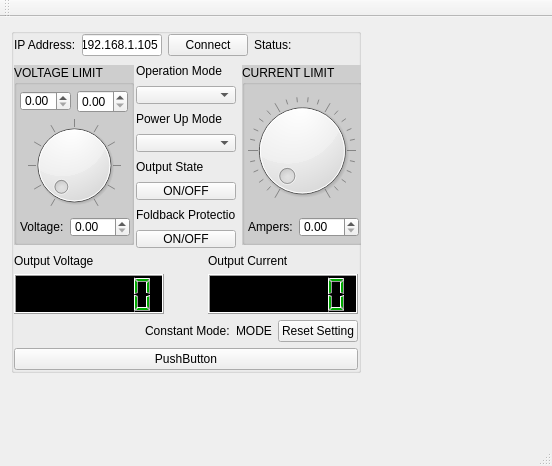
<?xml version="1.0" encoding="UTF-8"?>
<ui version="4.0">
 <class>MainWindow</class>
 <widget class="QMainWindow" name="MainWindow">
  <property name="geometry">
   <rect>
    <x>0</x>
    <y>0</y>
    <width>552</width>
    <height>466</height>
   </rect>
  </property>
  <property name="windowTitle">
   <string>MainWindow</string>
  </property>
  <widget class="QWidget" name="centralWidget">
   <layout class="QHBoxLayout" name="horizontalLayout_9">
    <item>
     <layout class="QVBoxLayout" name="verticalLayout_12">
      <item>
       <widget class="QGroupBox" name="groupBox">
        <property name="sizePolicy">
         <sizepolicy hsizetype="Fixed" vsizetype="Preferred">
          <horstretch>0</horstretch>
          <verstretch>0</verstretch>
         </sizepolicy>
        </property>
        <property name="minimumSize">
         <size>
          <width>350</width>
          <height>0</height>
         </size>
        </property>
        <property name="maximumSize">
         <size>
          <width>350</width>
          <height>16777215</height>
         </size>
        </property>
        <property name="title">
         <string/>
        </property>
        <layout class="QVBoxLayout" name="verticalLayout_11">
         <property name="leftMargin">
          <number>0</number>
         </property>
         <property name="topMargin">
          <number>0</number>
         </property>
         <property name="rightMargin">
          <number>0</number>
         </property>
         <property name="bottomMargin">
          <number>0</number>
         </property>
         <item>
          <layout class="QHBoxLayout" name="horizontalLayout_8">
           <property name="topMargin">
            <number>0</number>
           </property>
           <item>
            <widget class="QLabel" name="label_10">
             <property name="text">
              <string>IP Address:</string>
             </property>
            </widget>
           </item>
           <item>
            <widget class="QLineEdit" name="ip_edit">
             <property name="maximumSize">
              <size>
               <width>80</width>
               <height>16777215</height>
              </size>
             </property>
             <property name="text">
              <string>192.168.1.105</string>
             </property>
            </widget>
           </item>
           <item>
            <widget class="QPushButton" name="connect_btn">
             <property name="text">
              <string>Connect</string>
             </property>
            </widget>
           </item>
           <item>
            <widget class="QLabel" name="label_11">
             <property name="text">
              <string>Status:</string>
             </property>
            </widget>
           </item>
           <item>
            <widget class="QPushButton" name="status">
             <property name="enabled">
              <bool>false</bool>
             </property>
             <property name="maximumSize">
              <size>
               <width>15</width>
               <height>15</height>
              </size>
             </property>
             <property name="text">
              <string/>
             </property>
             <property name="flat">
              <bool>true</bool>
             </property>
            </widget>
           </item>
           <item>
            <spacer name="horizontalSpacer_7">
             <property name="orientation">
              <enum>Qt::Horizontal</enum>
             </property>
             <property name="sizeHint" stdset="0">
              <size>
               <width>40</width>
               <height>20</height>
              </size>
             </property>
            </spacer>
           </item>
          </layout>
         </item>
         <item>
          <layout class="QHBoxLayout" name="horizontalLayout_7">
           <item>
            <layout class="QVBoxLayout" name="verticalLayout_6">
             <item>
              <layout class="QHBoxLayout" name="horizontalLayout_2">
               <item>
                <widget class="QGroupBox" name="volt_box">
                 <property name="minimumSize">
                  <size>
                   <width>120</width>
                   <height>180</height>
                  </size>
                 </property>
                 <property name="maximumSize">
                  <size>
                   <width>120</width>
                   <height>180</height>
                  </size>
                 </property>
                 <property name="palette">
                  <palette>
                   <active>
                    <colorrole role="Base">
                     <brush brushstyle="SolidPattern">
                      <color alpha="255">
                       <red>255</red>
                       <green>255</green>
                       <blue>255</blue>
                      </color>
                     </brush>
                    </colorrole>
                    <colorrole role="Window">
                     <brush brushstyle="SolidPattern">
                      <color alpha="255">
                       <red>206</red>
                       <green>206</green>
                       <blue>206</blue>
                      </color>
                     </brush>
                    </colorrole>
                   </active>
                   <inactive>
                    <colorrole role="Base">
                     <brush brushstyle="SolidPattern">
                      <color alpha="255">
                       <red>255</red>
                       <green>255</green>
                       <blue>255</blue>
                      </color>
                     </brush>
                    </colorrole>
                    <colorrole role="Window">
                     <brush brushstyle="SolidPattern">
                      <color alpha="255">
                       <red>206</red>
                       <green>206</green>
                       <blue>206</blue>
                      </color>
                     </brush>
                    </colorrole>
                   </inactive>
                   <disabled>
                    <colorrole role="Base">
                     <brush brushstyle="SolidPattern">
                      <color alpha="255">
                       <red>206</red>
                       <green>206</green>
                       <blue>206</blue>
                      </color>
                     </brush>
                    </colorrole>
                    <colorrole role="Window">
                     <brush brushstyle="SolidPattern">
                      <color alpha="255">
                       <red>206</red>
                       <green>206</green>
                       <blue>206</blue>
                      </color>
                     </brush>
                    </colorrole>
                   </disabled>
                  </palette>
                 </property>
                 <property name="autoFillBackground">
                  <bool>true</bool>
                 </property>
                 <property name="title">
                  <string>VOLTAGE LIMIT</string>
                 </property>
                 <layout class="QVBoxLayout" name="verticalLayout">
                  <property name="leftMargin">
                   <number>3</number>
                  </property>
                  <property name="topMargin">
                   <number>5</number>
                  </property>
                  <property name="rightMargin">
                   <number>3</number>
                  </property>
                  <property name="bottomMargin">
                   <number>5</number>
                  </property>
                  <item>
                   <layout class="QHBoxLayout" name="horizontalLayout">
                    <item>
                     <widget class="QDoubleSpinBox" name="underVolt">
                      <property name="maximumSize">
                       <size>
                        <width>16777215</width>
                        <height>20</height>
                       </size>
                      </property>
                     </widget>
                    </item>
                    <item>
                     <widget class="QDoubleSpinBox" name="overVolt"/>
                    </item>
                   </layout>
                  </item>
                  <item>
                   <widget class="timerDial" name="volt_dial">
                    <property name="minimumSize">
                     <size>
                      <width>0</width>
                      <height>0</height>
                     </size>
                    </property>
                    <property name="maximumSize">
                     <size>
                      <width>9999</width>
                      <height>9999</height>
                     </size>
                    </property>
                    <property name="wrapping">
                     <bool>false</bool>
                    </property>
                    <property name="notchTarget">
                     <double>10.000000000000000</double>
                    </property>
                    <property name="notchesVisible">
                     <bool>true</bool>
                    </property>
                   </widget>
                  </item>
                  <item>
                   <layout class="QHBoxLayout" name="horizontalLayout_3">
                    <item>
                     <widget class="QLabel" name="label_8">
                      <property name="text">
                       <string>Voltage:</string>
                      </property>
                     </widget>
                    </item>
                    <item>
                     <widget class="QDoubleSpinBox" name="volt_output">
                      <property name="minimumSize">
                       <size>
                        <width>60</width>
                        <height>0</height>
                       </size>
                      </property>
                      <property name="maximumSize">
                       <size>
                        <width>16777215</width>
                        <height>20</height>
                       </size>
                      </property>
                     </widget>
                    </item>
                   </layout>
                  </item>
                 </layout>
                </widget>
               </item>
               <item>
                <layout class="QVBoxLayout" name="verticalLayout_10">
                 <item>
                  <layout class="QVBoxLayout" name="verticalLayout_7">
                   <item>
                    <widget class="QLabel" name="label_5">
                     <property name="sizePolicy">
                      <sizepolicy hsizetype="Fixed" vsizetype="Preferred">
                       <horstretch>0</horstretch>
                       <verstretch>0</verstretch>
                      </sizepolicy>
                     </property>
                     <property name="minimumSize">
                      <size>
                       <width>100</width>
                       <height>18</height>
                      </size>
                     </property>
                     <property name="maximumSize">
                      <size>
                       <width>100</width>
                       <height>18</height>
                      </size>
                     </property>
                     <property name="text">
                      <string>Operation Mode</string>
                     </property>
                    </widget>
                   </item>
                   <item>
                    <widget class="QComboBox" name="oper_mode_combo">
                     <property name="sizePolicy">
                      <sizepolicy hsizetype="Fixed" vsizetype="Fixed">
                       <horstretch>0</horstretch>
                       <verstretch>0</verstretch>
                      </sizepolicy>
                     </property>
                     <property name="minimumSize">
                      <size>
                       <width>100</width>
                       <height>18</height>
                      </size>
                     </property>
                     <property name="maximumSize">
                      <size>
                       <width>100</width>
                       <height>18</height>
                      </size>
                     </property>
                     <property name="currentIndex">
                      <number>-1</number>
                     </property>
                    </widget>
                   </item>
                  </layout>
                 </item>
                 <item>
                  <layout class="QVBoxLayout" name="verticalLayout_8">
                   <item>
                    <widget class="QLabel" name="label_6">
                     <property name="sizePolicy">
                      <sizepolicy hsizetype="Fixed" vsizetype="Preferred">
                       <horstretch>0</horstretch>
                       <verstretch>0</verstretch>
                      </sizepolicy>
                     </property>
                     <property name="minimumSize">
                      <size>
                       <width>100</width>
                       <height>18</height>
                      </size>
                     </property>
                     <property name="maximumSize">
                      <size>
                       <width>100</width>
                       <height>18</height>
                      </size>
                     </property>
                     <property name="text">
                      <string>Power Up Mode</string>
                     </property>
                    </widget>
                   </item>
                   <item>
                    <widget class="QComboBox" name="power_up_combo">
                     <property name="sizePolicy">
                      <sizepolicy hsizetype="Fixed" vsizetype="Fixed">
                       <horstretch>0</horstretch>
                       <verstretch>0</verstretch>
                      </sizepolicy>
                     </property>
                     <property name="minimumSize">
                      <size>
                       <width>100</width>
                       <height>18</height>
                      </size>
                     </property>
                     <property name="maximumSize">
                      <size>
                       <width>100</width>
                       <height>18</height>
                      </size>
                     </property>
                    </widget>
                   </item>
                  </layout>
                 </item>
                 <item>
                  <layout class="QVBoxLayout" name="verticalLayout_3">
                   <item>
                    <widget class="QLabel" name="label">
                     <property name="sizePolicy">
                      <sizepolicy hsizetype="Fixed" vsizetype="Preferred">
                       <horstretch>0</horstretch>
                       <verstretch>0</verstretch>
                      </sizepolicy>
                     </property>
                     <property name="minimumSize">
                      <size>
                       <width>100</width>
                       <height>18</height>
                      </size>
                     </property>
                     <property name="maximumSize">
                      <size>
                       <width>100</width>
                       <height>18</height>
                      </size>
                     </property>
                     <property name="text">
                      <string>Output State</string>
                     </property>
                    </widget>
                   </item>
                   <item>
                    <widget class="QPushButton" name="outputStateBtn">
                     <property name="sizePolicy">
                      <sizepolicy hsizetype="Fixed" vsizetype="Fixed">
                       <horstretch>0</horstretch>
                       <verstretch>0</verstretch>
                      </sizepolicy>
                     </property>
                     <property name="minimumSize">
                      <size>
                       <width>100</width>
                       <height>18</height>
                      </size>
                     </property>
                     <property name="maximumSize">
                      <size>
                       <width>100</width>
                       <height>18</height>
                      </size>
                     </property>
                     <property name="text">
                      <string>ON/OFF</string>
                     </property>
                     <property name="checkable">
                      <bool>true</bool>
                     </property>
                    </widget>
                   </item>
                  </layout>
                 </item>
                 <item>
                  <layout class="QVBoxLayout" name="verticalLayout_9">
                   <item>
                    <widget class="QLabel" name="label_7">
                     <property name="sizePolicy">
                      <sizepolicy hsizetype="Fixed" vsizetype="Preferred">
                       <horstretch>0</horstretch>
                       <verstretch>0</verstretch>
                      </sizepolicy>
                     </property>
                     <property name="minimumSize">
                      <size>
                       <width>100</width>
                       <height>18</height>
                      </size>
                     </property>
                     <property name="maximumSize">
                      <size>
                       <width>100</width>
                       <height>18</height>
                      </size>
                     </property>
                     <property name="text">
                      <string>Foldback Protection</string>
                     </property>
                    </widget>
                   </item>
                   <item>
                    <widget class="QPushButton" name="foldback_btn">
                     <property name="sizePolicy">
                      <sizepolicy hsizetype="Fixed" vsizetype="Fixed">
                       <horstretch>0</horstretch>
                       <verstretch>0</verstretch>
                      </sizepolicy>
                     </property>
                     <property name="minimumSize">
                      <size>
                       <width>100</width>
                       <height>18</height>
                      </size>
                     </property>
                     <property name="maximumSize">
                      <size>
                       <width>100</width>
                       <height>18</height>
                      </size>
                     </property>
                     <property name="text">
                      <string>ON/OFF</string>
                     </property>
                     <property name="checkable">
                      <bool>true</bool>
                     </property>
                    </widget>
                   </item>
                  </layout>
                 </item>
                </layout>
               </item>
               <item>
                <widget class="QGroupBox" name="curr_box">
                 <property name="minimumSize">
                  <size>
                   <width>120</width>
                   <height>180</height>
                  </size>
                 </property>
                 <property name="maximumSize">
                  <size>
                   <width>120</width>
                   <height>180</height>
                  </size>
                 </property>
                 <property name="palette">
                  <palette>
                   <active>
                    <colorrole role="Base">
                     <brush brushstyle="SolidPattern">
                      <color alpha="255">
                       <red>255</red>
                       <green>255</green>
                       <blue>255</blue>
                      </color>
                     </brush>
                    </colorrole>
                    <colorrole role="Window">
                     <brush brushstyle="SolidPattern">
                      <color alpha="255">
                       <red>206</red>
                       <green>206</green>
                       <blue>206</blue>
                      </color>
                     </brush>
                    </colorrole>
                   </active>
                   <inactive>
                    <colorrole role="Base">
                     <brush brushstyle="SolidPattern">
                      <color alpha="255">
                       <red>255</red>
                       <green>255</green>
                       <blue>255</blue>
                      </color>
                     </brush>
                    </colorrole>
                    <colorrole role="Window">
                     <brush brushstyle="SolidPattern">
                      <color alpha="255">
                       <red>206</red>
                       <green>206</green>
                       <blue>206</blue>
                      </color>
                     </brush>
                    </colorrole>
                   </inactive>
                   <disabled>
                    <colorrole role="Base">
                     <brush brushstyle="SolidPattern">
                      <color alpha="255">
                       <red>206</red>
                       <green>206</green>
                       <blue>206</blue>
                      </color>
                     </brush>
                    </colorrole>
                    <colorrole role="Window">
                     <brush brushstyle="SolidPattern">
                      <color alpha="255">
                       <red>206</red>
                       <green>206</green>
                       <blue>206</blue>
                      </color>
                     </brush>
                    </colorrole>
                   </disabled>
                  </palette>
                 </property>
                 <property name="autoFillBackground">
                  <bool>true</bool>
                 </property>
                 <property name="title">
                  <string>CURRENT LIMIT</string>
                 </property>
                 <layout class="QVBoxLayout" name="verticalLayout_2">
                  <property name="leftMargin">
                   <number>3</number>
                  </property>
                  <property name="topMargin">
                   <number>5</number>
                  </property>
                  <property name="rightMargin">
                   <number>3</number>
                  </property>
                  <property name="bottomMargin">
                   <number>5</number>
                  </property>
                  <item>
                   <widget class="timerDial" name="curr_dial">
                    <property name="minimumSize">
                     <size>
                      <width>0</width>
                      <height>0</height>
                     </size>
                    </property>
                    <property name="maximumSize">
                     <size>
                      <width>9999</width>
                      <height>9999</height>
                     </size>
                    </property>
                    <property name="wrapping">
                     <bool>false</bool>
                    </property>
                    <property name="notchesVisible">
                     <bool>true</bool>
                    </property>
                   </widget>
                  </item>
                  <item>
                   <layout class="QHBoxLayout" name="horizontalLayout_4">
                    <item>
                     <widget class="QLabel" name="label_9">
                      <property name="text">
                       <string>Ampers:</string>
                      </property>
                     </widget>
                    </item>
                    <item>
                     <widget class="QDoubleSpinBox" name="curr_output">
                      <property name="minimumSize">
                       <size>
                        <width>60</width>
                        <height>0</height>
                       </size>
                      </property>
                      <property name="maximumSize">
                       <size>
                        <width>16777215</width>
                        <height>20</height>
                       </size>
                      </property>
                     </widget>
                    </item>
                   </layout>
                  </item>
                 </layout>
                </widget>
               </item>
              </layout>
             </item>
             <item>
              <layout class="QHBoxLayout" name="horizontalLayout_5">
               <item>
                <layout class="QVBoxLayout" name="verticalLayout_4">
                 <item>
                  <widget class="QLabel" name="label_2">
                   <property name="text">
                    <string>Output Voltage</string>
                   </property>
                   <property name="wordWrap">
                    <bool>true</bool>
                   </property>
                  </widget>
                 </item>
                 <item>
                  <widget class="QLCDNumber" name="voltage_output_lcd">
                   <property name="minimumSize">
                    <size>
                     <width>150</width>
                     <height>40</height>
                    </size>
                   </property>
                   <property name="maximumSize">
                    <size>
                     <width>150</width>
                     <height>16777215</height>
                    </size>
                   </property>
                   <property name="palette">
                    <palette>
                     <active>
                      <colorrole role="WindowText">
                       <brush brushstyle="SolidPattern">
                        <color alpha="255">
                         <red>0</red>
                         <green>170</green>
                         <blue>0</blue>
                        </color>
                       </brush>
                      </colorrole>
                      <colorrole role="Text">
                       <brush brushstyle="SolidPattern">
                        <color alpha="255">
                         <red>0</red>
                         <green>0</green>
                         <blue>0</blue>
                        </color>
                       </brush>
                      </colorrole>
                      <colorrole role="Base">
                       <brush brushstyle="SolidPattern">
                        <color alpha="255">
                         <red>255</red>
                         <green>255</green>
                         <blue>255</blue>
                        </color>
                       </brush>
                      </colorrole>
                      <colorrole role="Window">
                       <brush brushstyle="SolidPattern">
                        <color alpha="255">
                         <red>0</red>
                         <green>0</green>
                         <blue>0</blue>
                        </color>
                       </brush>
                      </colorrole>
                     </active>
                     <inactive>
                      <colorrole role="WindowText">
                       <brush brushstyle="SolidPattern">
                        <color alpha="255">
                         <red>0</red>
                         <green>170</green>
                         <blue>0</blue>
                        </color>
                       </brush>
                      </colorrole>
                      <colorrole role="Text">
                       <brush brushstyle="SolidPattern">
                        <color alpha="255">
                         <red>0</red>
                         <green>0</green>
                         <blue>0</blue>
                        </color>
                       </brush>
                      </colorrole>
                      <colorrole role="Base">
                       <brush brushstyle="SolidPattern">
                        <color alpha="255">
                         <red>255</red>
                         <green>255</green>
                         <blue>255</blue>
                        </color>
                       </brush>
                      </colorrole>
                      <colorrole role="Window">
                       <brush brushstyle="SolidPattern">
                        <color alpha="255">
                         <red>0</red>
                         <green>0</green>
                         <blue>0</blue>
                        </color>
                       </brush>
                      </colorrole>
                     </inactive>
                     <disabled>
                      <colorrole role="WindowText">
                       <brush brushstyle="SolidPattern">
                        <color alpha="255">
                         <red>120</red>
                         <green>120</green>
                         <blue>120</blue>
                        </color>
                       </brush>
                      </colorrole>
                      <colorrole role="Text">
                       <brush brushstyle="SolidPattern">
                        <color alpha="255">
                         <red>120</red>
                         <green>120</green>
                         <blue>120</blue>
                        </color>
                       </brush>
                      </colorrole>
                      <colorrole role="Base">
                       <brush brushstyle="SolidPattern">
                        <color alpha="255">
                         <red>0</red>
                         <green>0</green>
                         <blue>0</blue>
                        </color>
                       </brush>
                      </colorrole>
                      <colorrole role="Window">
                       <brush brushstyle="SolidPattern">
                        <color alpha="255">
                         <red>0</red>
                         <green>0</green>
                         <blue>0</blue>
                        </color>
                       </brush>
                      </colorrole>
                     </disabled>
                    </palette>
                   </property>
                   <property name="autoFillBackground">
                    <bool>true</bool>
                   </property>
                   <property name="smallDecimalPoint">
                    <bool>true</bool>
                   </property>
                   <property name="digitCount">
                    <number>6</number>
                   </property>
                  </widget>
                 </item>
                </layout>
               </item>
               <item>
                <spacer name="horizontalSpacer">
                 <property name="orientation">
                  <enum>Qt::Horizontal</enum>
                 </property>
                 <property name="sizeHint" stdset="0">
                  <size>
                   <width>40</width>
                   <height>20</height>
                  </size>
                 </property>
                </spacer>
               </item>
               <item>
                <layout class="QVBoxLayout" name="verticalLayout_5">
                 <item>
                  <widget class="QLabel" name="label_3">
                   <property name="text">
                    <string>Output Current</string>
                   </property>
                   <property name="wordWrap">
                    <bool>true</bool>
                   </property>
                  </widget>
                 </item>
                 <item>
                  <widget class="QLCDNumber" name="current_output_lcd">
                   <property name="minimumSize">
                    <size>
                     <width>150</width>
                     <height>40</height>
                    </size>
                   </property>
                   <property name="maximumSize">
                    <size>
                     <width>150</width>
                     <height>16777215</height>
                    </size>
                   </property>
                   <property name="palette">
                    <palette>
                     <active>
                      <colorrole role="WindowText">
                       <brush brushstyle="SolidPattern">
                        <color alpha="255">
                         <red>0</red>
                         <green>170</green>
                         <blue>0</blue>
                        </color>
                       </brush>
                      </colorrole>
                      <colorrole role="Text">
                       <brush brushstyle="SolidPattern">
                        <color alpha="255">
                         <red>0</red>
                         <green>0</green>
                         <blue>0</blue>
                        </color>
                       </brush>
                      </colorrole>
                      <colorrole role="Base">
                       <brush brushstyle="SolidPattern">
                        <color alpha="255">
                         <red>255</red>
                         <green>255</green>
                         <blue>255</blue>
                        </color>
                       </brush>
                      </colorrole>
                      <colorrole role="Window">
                       <brush brushstyle="SolidPattern">
                        <color alpha="255">
                         <red>0</red>
                         <green>0</green>
                         <blue>0</blue>
                        </color>
                       </brush>
                      </colorrole>
                     </active>
                     <inactive>
                      <colorrole role="WindowText">
                       <brush brushstyle="SolidPattern">
                        <color alpha="255">
                         <red>0</red>
                         <green>170</green>
                         <blue>0</blue>
                        </color>
                       </brush>
                      </colorrole>
                      <colorrole role="Text">
                       <brush brushstyle="SolidPattern">
                        <color alpha="255">
                         <red>0</red>
                         <green>0</green>
                         <blue>0</blue>
                        </color>
                       </brush>
                      </colorrole>
                      <colorrole role="Base">
                       <brush brushstyle="SolidPattern">
                        <color alpha="255">
                         <red>255</red>
                         <green>255</green>
                         <blue>255</blue>
                        </color>
                       </brush>
                      </colorrole>
                      <colorrole role="Window">
                       <brush brushstyle="SolidPattern">
                        <color alpha="255">
                         <red>0</red>
                         <green>0</green>
                         <blue>0</blue>
                        </color>
                       </brush>
                      </colorrole>
                     </inactive>
                     <disabled>
                      <colorrole role="WindowText">
                       <brush brushstyle="SolidPattern">
                        <color alpha="255">
                         <red>120</red>
                         <green>120</green>
                         <blue>120</blue>
                        </color>
                       </brush>
                      </colorrole>
                      <colorrole role="Text">
                       <brush brushstyle="SolidPattern">
                        <color alpha="255">
                         <red>120</red>
                         <green>120</green>
                         <blue>120</blue>
                        </color>
                       </brush>
                      </colorrole>
                      <colorrole role="Base">
                       <brush brushstyle="SolidPattern">
                        <color alpha="255">
                         <red>0</red>
                         <green>0</green>
                         <blue>0</blue>
                        </color>
                       </brush>
                      </colorrole>
                      <colorrole role="Window">
                       <brush brushstyle="SolidPattern">
                        <color alpha="255">
                         <red>0</red>
                         <green>0</green>
                         <blue>0</blue>
                        </color>
                       </brush>
                      </colorrole>
                     </disabled>
                    </palette>
                   </property>
                   <property name="autoFillBackground">
                    <bool>true</bool>
                   </property>
                   <property name="smallDecimalPoint">
                    <bool>true</bool>
                   </property>
                   <property name="digitCount">
                    <number>6</number>
                   </property>
                  </widget>
                 </item>
                </layout>
               </item>
              </layout>
             </item>
             <item>
              <layout class="QHBoxLayout" name="horizontalLayout_6">
               <item>
                <spacer name="horizontalSpacer_2">
                 <property name="orientation">
                  <enum>Qt::Horizontal</enum>
                 </property>
                 <property name="sizeHint" stdset="0">
                  <size>
                   <width>40</width>
                   <height>20</height>
                  </size>
                 </property>
                </spacer>
               </item>
               <item>
                <widget class="QLabel" name="label_4">
                 <property name="text">
                  <string>Constant Mode:</string>
                 </property>
                </widget>
               </item>
               <item>
                <widget class="QLabel" name="const_mode_lbl">
                 <property name="text">
                  <string>MODE</string>
                 </property>
                 <property name="wordWrap">
                  <bool>true</bool>
                 </property>
                </widget>
               </item>
               <item>
                <widget class="QPushButton" name="resetSettings">
                 <property name="text">
                  <string>Reset Setting</string>
                 </property>
                </widget>
               </item>
              </layout>
             </item>
            </layout>
           </item>
          </layout>
         </item>
         <item>
          <widget class="QPushButton" name="pushButton">
           <property name="text">
            <string>PushButton</string>
           </property>
          </widget>
         </item>
        </layout>
       </widget>
      </item>
      <item>
       <spacer name="verticalSpacer">
        <property name="orientation">
         <enum>Qt::Vertical</enum>
        </property>
        <property name="sizeHint" stdset="0">
         <size>
          <width>20</width>
          <height>40</height>
         </size>
        </property>
       </spacer>
      </item>
     </layout>
    </item>
    <item>
     <spacer name="horizontalSpacer_3">
      <property name="orientation">
       <enum>Qt::Horizontal</enum>
      </property>
      <property name="sizeHint" stdset="0">
       <size>
        <width>173</width>
        <height>20</height>
       </size>
      </property>
     </spacer>
    </item>
   </layout>
  </widget>
  <widget class="QMenuBar" name="menuBar">
   <property name="geometry">
    <rect>
     <x>0</x>
     <y>0</y>
     <width>552</width>
     <height>21</height>
    </rect>
   </property>
  </widget>
  <widget class="QStatusBar" name="statusBar"/>
  <widget class="QToolBar" name="mainToolBar">
   <attribute name="toolBarArea">
    <enum>TopToolBarArea</enum>
   </attribute>
   <attribute name="toolBarBreak">
    <bool>false</bool>
   </attribute>
  </widget>
 </widget>
 <layoutdefault spacing="6" margin="11"/>
 <customwidgets>
  <customwidget>
   <class>timerDial</class>
   <extends>QDial</extends>
   <header>timerdial.h</header>
  </customwidget>
 </customwidgets>
 <resources/>
 <connections/>
</ui>
